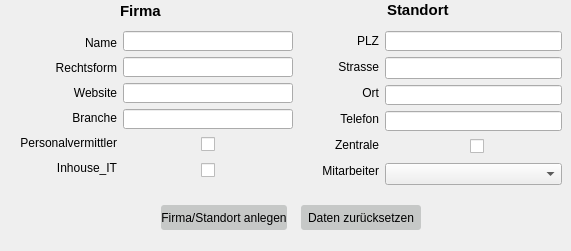
      <widget class="QWidget" name="tab1Firmen">
       <attribute name="title">
        <string>Firmen und Standorten</string>
       </attribute>
       <widget class="QLabel" name="label_19">
        <property name="geometry">
         <rect>
          <x>387</x>
          <y>0</y>
          <width>70</width>
          <height>20</height>
         </rect>
        </property>
        <property name="font">
         <font>
          <pointsize>11</pointsize>
          <weight>75</weight>
          <bold>true</bold>
         </font>
        </property>
        <property name="text">
         <string>Standort</string>
        </property>
       </widget>
       <widget class="QLabel" name="label_13">
        <property name="geometry">
         <rect>
          <x>120</x>
          <y>1</y>
          <width>70</width>
          <height>20</height>
         </rect>
        </property>
        <property name="font">
         <font>
          <pointsize>11</pointsize>
          <weight>75</weight>
          <bold>true</bold>
         </font>
        </property>
        <property name="text">
         <string>Firma</string>
        </property>
       </widget>
       <widget class="QWidget" name="layoutWidget">
        <property name="geometry">
         <rect>
          <x>20</x>
          <y>19</y>
          <width>542</width>
          <height>223</height>
         </rect>
        </property>
        <layout class="QGridLayout" name="gridLayout_9">
         <property name="verticalSpacing">
          <number>8</number>
         </property>
         <item row="0" column="0">
          <layout class="QHBoxLayout" name="horizontalLayout_18">
           <property name="spacing">
            <number>6</number>
           </property>
           <item>
            <layout class="QHBoxLayout" name="horizontalLayout_7">
             <item>
              <layout class="QVBoxLayout" name="verticalLayout_5">
               <property name="spacing">
                <number>3</number>
               </property>
               <item>
                <widget class="QLabel" name="label_14">
                 <property name="minimumSize">
                  <size>
                   <width>0</width>
                   <height>20</height>
                  </size>
                 </property>
                 <property name="maximumSize">
                  <size>
                   <width>16777215</width>
                   <height>20</height>
                  </size>
                 </property>
                 <property name="text">
                  <string>&lt;html&gt;&lt;head/&gt;&lt;body&gt;&lt;p align=&quot;right&quot;&gt;               Name&lt;/p&gt;&lt;/body&gt;&lt;/html&gt;</string>
                 </property>
                </widget>
               </item>
               <item>
                <widget class="QLabel" name="label_15">
                 <property name="minimumSize">
                  <size>
                   <width>0</width>
                   <height>20</height>
                  </size>
                 </property>
                 <property name="maximumSize">
                  <size>
                   <width>16777215</width>
                   <height>20</height>
                  </size>
                 </property>
                 <property name="sizeIncrement">
                  <size>
                   <width>0</width>
                   <height>0</height>
                  </size>
                 </property>
                 <property name="text">
                  <string>&lt;html&gt;&lt;head/&gt;&lt;body&gt;&lt;p align=&quot;right&quot;&gt;     Rechtsform&lt;/p&gt;&lt;/body&gt;&lt;/html&gt;</string>
                 </property>
                </widget>
               </item>
               <item>
                <widget class="QLabel" name="label_16">
                 <property name="minimumSize">
                  <size>
                   <width>0</width>
                   <height>20</height>
                  </size>
                 </property>
                 <property name="maximumSize">
                  <size>
                   <width>16777215</width>
                   <height>20</height>
                  </size>
                 </property>
                 <property name="text">
                  <string>&lt;html&gt;&lt;head/&gt;&lt;body&gt;&lt;p align=&quot;right&quot;&gt;          Website&lt;/p&gt;&lt;/body&gt;&lt;/html&gt;</string>
                 </property>
                </widget>
               </item>
               <item>
                <widget class="QLabel" name="label_17">
                 <property name="minimumSize">
                  <size>
                   <width>0</width>
                   <height>20</height>
                  </size>
                 </property>
                 <property name="maximumSize">
                  <size>
                   <width>16777215</width>
                   <height>20</height>
                  </size>
                 </property>
                 <property name="text">
                  <string>&lt;html&gt;&lt;head/&gt;&lt;body&gt;&lt;p align=&quot;right&quot;&gt;          Branche&lt;/p&gt;&lt;/body&gt;&lt;/html&gt;</string>
                 </property>
                </widget>
               </item>
               <item>
                <widget class="QLabel" name="label_18">
                 <property name="minimumSize">
                  <size>
                   <width>0</width>
                   <height>20</height>
                  </size>
                 </property>
                 <property name="maximumSize">
                  <size>
                   <width>16777215</width>
                   <height>20</height>
                  </size>
                 </property>
                 <property name="text">
                  <string>&lt;html&gt;&lt;head/&gt;&lt;body&gt;&lt;p align=&quot;right&quot;&gt;Personalvermittler&lt;/p&gt;&lt;/body&gt;&lt;/html&gt;</string>
                 </property>
                </widget>
               </item>
               <item>
                <widget class="QLabel" name="label_38">
                 <property name="minimumSize">
                  <size>
                   <width>0</width>
                   <height>20</height>
                  </size>
                 </property>
                 <property name="maximumSize">
                  <size>
                   <width>16777215</width>
                   <height>20</height>
                  </size>
                 </property>
                 <property name="text">
                  <string>&lt;html&gt;&lt;head/&gt;&lt;body&gt;&lt;p align=&quot;right&quot;&gt;Inhouse_IT&lt;/p&gt;&lt;/body&gt;&lt;/html&gt;</string>
                 </property>
                </widget>
               </item>
              </layout>
             </item>
             <item>
              <layout class="QVBoxLayout" name="verticalLayout_9">
               <item>
                <widget class="QLineEdit" name="firmaName">
                 <property name="maximumSize">
                  <size>
                   <width>16777215</width>
                   <height>20</height>
                  </size>
                 </property>
                </widget>
               </item>
               <item>
                <widget class="QLineEdit" name="firmaRechtsform">
                 <property name="minimumSize">
                  <size>
                   <width>170</width>
                   <height>0</height>
                  </size>
                 </property>
                 <property name="maximumSize">
                  <size>
                   <width>16777215</width>
                   <height>20</height>
                  </size>
                 </property>
                </widget>
               </item>
               <item>
                <widget class="QLineEdit" name="firmaWebsite">
                 <property name="maximumSize">
                  <size>
                   <width>16777215</width>
                   <height>20</height>
                  </size>
                 </property>
                </widget>
               </item>
               <item>
                <widget class="QLineEdit" name="firmaBranche">
                 <property name="maximumSize">
                  <size>
                   <width>16777215</width>
                   <height>20</height>
                  </size>
                 </property>
                </widget>
               </item>
               <item>
                <layout class="QGridLayout" name="gridLayout_2">
                 <item row="0" column="0">
                  <spacer name="horizontalSpacer_8">
                   <property name="orientation">
                    <enum>Qt::Horizontal</enum>
                   </property>
                   <property name="sizeHint" stdset="0">
                    <size>
                     <width>40</width>
                     <height>20</height>
                    </size>
                   </property>
                  </spacer>
                 </item>
                 <item row="0" column="1">
                  <widget class="QCheckBox" name="firmaPersonalvermitler">
                   <property name="baseSize">
                    <size>
                     <width>0</width>
                     <height>0</height>
                    </size>
                   </property>
                   <property name="layoutDirection">
                    <enum>Qt::LeftToRight</enum>
                   </property>
                   <property name="text">
                    <string/>
                   </property>
                  </widget>
                 </item>
                 <item row="0" column="2">
                  <spacer name="horizontalSpacer_6">
                   <property name="orientation">
                    <enum>Qt::Horizontal</enum>
                   </property>
                   <property name="sizeHint" stdset="0">
                    <size>
                     <width>40</width>
                     <height>20</height>
                    </size>
                   </property>
                  </spacer>
                 </item>
                </layout>
               </item>
               <item>
                <layout class="QGridLayout" name="gridLayout_7">
                 <item row="0" column="0">
                  <spacer name="horizontalSpacer_23">
                   <property name="orientation">
                    <enum>Qt::Horizontal</enum>
                   </property>
                   <property name="sizeHint" stdset="0">
                    <size>
                     <width>40</width>
                     <height>20</height>
                    </size>
                   </property>
                  </spacer>
                 </item>
                 <item row="0" column="1">
                  <widget class="QCheckBox" name="firmaInhouse">
                   <property name="baseSize">
                    <size>
                     <width>0</width>
                     <height>0</height>
                    </size>
                   </property>
                   <property name="layoutDirection">
                    <enum>Qt::LeftToRight</enum>
                   </property>
                   <property name="text">
                    <string/>
                   </property>
                  </widget>
                 </item>
                 <item row="0" column="2">
                  <spacer name="horizontalSpacer_24">
                   <property name="orientation">
                    <enum>Qt::Horizontal</enum>
                   </property>
                   <property name="sizeHint" stdset="0">
                    <size>
                     <width>40</width>
                     <height>20</height>
                    </size>
                   </property>
                  </spacer>
                 </item>
                </layout>
               </item>
              </layout>
             </item>
            </layout>
           </item>
           <item>
            <spacer name="horizontalSpacer_12">
             <property name="orientation">
              <enum>Qt::Horizontal</enum>
             </property>
             <property name="sizeType">
              <enum>QSizePolicy::Fixed</enum>
             </property>
             <property name="sizeHint" stdset="0">
              <size>
               <width>23</width>
               <height>20</height>
              </size>
             </property>
            </spacer>
           </item>
           <item>
            <layout class="QHBoxLayout" name="horizontalLayout_17">
             <item>
              <layout class="QVBoxLayout" name="verticalLayout_7">
               <item>
                <widget class="QLabel" name="label_20">
                 <property name="minimumSize">
                  <size>
                   <width>0</width>
                   <height>20</height>
                  </size>
                 </property>
                 <property name="maximumSize">
                  <size>
                   <width>16777215</width>
                   <height>20</height>
                  </size>
                 </property>
                 <property name="text">
                  <string>&lt;html&gt;&lt;head/&gt;&lt;body&gt;&lt;p align=&quot;right&quot;&gt;     PLZ&lt;/p&gt;&lt;/body&gt;&lt;/html&gt;</string>
                 </property>
                </widget>
               </item>
               <item>
                <widget class="QLabel" name="label_21">
                 <property name="minimumSize">
                  <size>
                   <width>0</width>
                   <height>20</height>
                  </size>
                 </property>
                 <property name="maximumSize">
                  <size>
                   <width>16777215</width>
                   <height>20</height>
                  </size>
                 </property>
                 <property name="text">
                  <string>&lt;html&gt;&lt;head/&gt;&lt;body&gt;&lt;p align=&quot;right&quot;&gt;Strasse&lt;/p&gt;&lt;/body&gt;&lt;/html&gt;</string>
                 </property>
                </widget>
               </item>
               <item>
                <widget class="QLabel" name="label_22">
                 <property name="minimumSize">
                  <size>
                   <width>0</width>
                   <height>20</height>
                  </size>
                 </property>
                 <property name="maximumSize">
                  <size>
                   <width>16777215</width>
                   <height>20</height>
                  </size>
                 </property>
                 <property name="text">
                  <string>&lt;html&gt;&lt;head/&gt;&lt;body&gt;&lt;p align=&quot;right&quot;&gt;     Ort&lt;/p&gt;&lt;/body&gt;&lt;/html&gt;</string>
                 </property>
                </widget>
               </item>
               <item>
                <widget class="QLabel" name="label_23">
                 <property name="minimumSize">
                  <size>
                   <width>0</width>
                   <height>20</height>
                  </size>
                 </property>
                 <property name="maximumSize">
                  <size>
                   <width>16777215</width>
                   <height>20</height>
                  </size>
                 </property>
                 <property name="text">
                  <string>&lt;html&gt;&lt;head/&gt;&lt;body&gt;&lt;p align=&quot;right&quot;&gt;Telefon&lt;/p&gt;&lt;/body&gt;&lt;/html&gt;</string>
                 </property>
                </widget>
               </item>
               <item>
                <widget class="QLabel" name="label_24">
                 <property name="minimumSize">
                  <size>
                   <width>0</width>
                   <height>20</height>
                  </size>
                 </property>
                 <property name="maximumSize">
                  <size>
                   <width>16777215</width>
                   <height>20</height>
                  </size>
                 </property>
                 <property name="text">
                  <string>&lt;html&gt;&lt;head/&gt;&lt;body&gt;&lt;p align=&quot;right&quot;&gt;Zentrale&lt;/p&gt;&lt;/body&gt;&lt;/html&gt;</string>
                 </property>
                </widget>
               </item>
               <item>
                <widget class="QLabel" name="label_39">
                 <property name="minimumSize">
                  <size>
                   <width>0</width>
                   <height>20</height>
                  </size>
                 </property>
                 <property name="maximumSize">
                  <size>
                   <width>16777215</width>
                   <height>20</height>
                  </size>
                 </property>
                 <property name="text">
                  <string>&lt;html&gt;&lt;head/&gt;&lt;body&gt;&lt;p align=&quot;right&quot;&gt;Mitarbeiter&lt;/p&gt;&lt;/body&gt;&lt;/html&gt;</string>
                 </property>
                </widget>
               </item>
              </layout>
             </item>
             <item>
              <layout class="QVBoxLayout" name="verticalLayout_6">
               <item>
                <widget class="QLineEdit" name="standortPlz">
                 <property name="maximumSize">
                  <size>
                   <width>16777215</width>
                   <height>20</height>
                  </size>
                 </property>
                </widget>
               </item>
               <item>
                <widget class="QLineEdit" name="standortStrasse">
                 <property name="minimumSize">
                  <size>
                   <width>170</width>
                   <height>0</height>
                  </size>
                 </property>
                </widget>
               </item>
               <item>
                <widget class="QLineEdit" name="standortOrt">
                 <property name="maximumSize">
                  <size>
                   <width>16777215</width>
                   <height>20</height>
                  </size>
                 </property>
                </widget>
               </item>
               <item>
                <widget class="QLineEdit" name="standortTelefon">
                 <property name="maximumSize">
                  <size>
                   <width>16777215</width>
                   <height>20</height>
                  </size>
                 </property>
                </widget>
               </item>
               <item>
                <layout class="QGridLayout" name="gridLayout_8">
                 <item row="2" column="2">
                  <widget class="QCheckBox" name="standortZentraleCheckBox">
                   <property name="text">
                    <string/>
                   </property>
                  </widget>
                 </item>
                 <item row="2" column="3">
                  <spacer name="horizontalSpacer_9">
                   <property name="orientation">
                    <enum>Qt::Horizontal</enum>
                   </property>
                   <property name="sizeHint" stdset="0">
                    <size>
                     <width>40</width>
                     <height>20</height>
                    </size>
                   </property>
                  </spacer>
                 </item>
                 <item row="2" column="0">
                  <spacer name="horizontalSpacer_10">
                   <property name="orientation">
                    <enum>Qt::Horizontal</enum>
                   </property>
                   <property name="sizeHint" stdset="0">
                    <size>
                     <width>40</width>
                     <height>20</height>
                    </size>
                   </property>
                  </spacer>
                 </item>
                 <item row="3" column="0" colspan="4">
                  <widget class="QComboBox" name="standortMitarbeiter"/>
                 </item>
                </layout>
               </item>
              </layout>
             </item>
            </layout>
           </item>
          </layout>
         </item>
         <item row="1" column="0">
          <layout class="QGridLayout" name="gridLayout_12">
           <item row="0" column="0">
            <spacer name="horizontalSpacer_13">
             <property name="orientation">
              <enum>Qt::Horizontal</enum>
             </property>
             <property name="sizeHint" stdset="0">
              <size>
               <width>40</width>
               <height>20</height>
              </size>
             </property>
            </spacer>
           </item>
           <item row="0" column="1">
            <layout class="QGridLayout" name="gridLayout_10">
             <item row="0" column="0">
              <widget class="QPushButton" name="firmaStandortAnlegen">
               <property name="minimumSize">
                <size>
                 <width>120</width>
                 <height>25</height>
                </size>
               </property>
               <property name="maximumSize">
                <size>
                 <width>16777215</width>
                 <height>25</height>
                </size>
               </property>
               <property name="styleSheet">
                <string notr="true">background-color: rgb(198, 200, 199);
border-radius: 3px;
border-width: 2px;
</string>
               </property>
               <property name="text">
                <string>Firma/Standort anlegen</string>
               </property>
              </widget>
             </item>
             <item row="0" column="1">
              <spacer name="horizontalSpacer_11">
               <property name="orientation">
                <enum>Qt::Horizontal</enum>
               </property>
               <property name="sizeType">
                <enum>QSizePolicy::Fixed</enum>
               </property>
               <property name="sizeHint" stdset="0">
                <size>
                 <width>14</width>
                 <height>20</height>
                </size>
               </property>
              </spacer>
             </item>
             <item row="0" column="2">
              <widget class="QPushButton" name="firmaStandortReset">
               <property name="minimumSize">
                <size>
                 <width>120</width>
                 <height>25</height>
                </size>
               </property>
               <property name="maximumSize">
                <size>
                 <width>16777215</width>
                 <height>25</height>
                </size>
               </property>
               <property name="styleSheet">
                <string notr="true">background-color: rgb(198, 200, 199);
border-radius: 3px;
border-width: 2px;
</string>
               </property>
               <property name="text">
                <string>Daten zurücksetzen</string>
               </property>
              </widget>
             </item>
            </layout>
           </item>
           <item row="0" column="2">
            <spacer name="horizontalSpacer_14">
             <property name="orientation">
              <enum>Qt::Horizontal</enum>
             </property>
             <property name="sizeHint" stdset="0">
              <size>
               <width>40</width>
               <height>20</height>
              </size>
             </property>
            </spacer>
           </item>
          </layout>
         </item>
        </layout>
       </widget>
      </widget>
